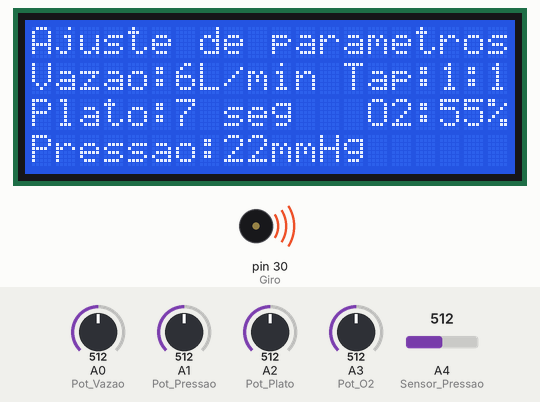
A sketch run on a simulated Arduino Mega 2560, built with avr-gcc and run on an emulated ATmega2560. Parts: 20×4 character LCD, buzzer (waves = sounding). The test bench sets the inputs (shaded band); at power-on: A1 (Pot_Pressao) = 512, A2 (Pot_Plato) = 512, A3 (Pot_O2) = 512, A0 (Pot_Vazao) = 512, A4 (Sensor_Pressao) = 512.

Above: at 6.5 s.
6.6 s: A1 (Pot_Pressao) set to 716
8.2 s: A2 (Pot_Plato) set to 716
At 9.1 s:
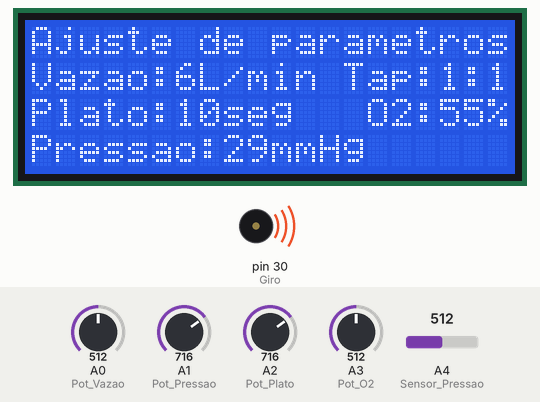
9.7 s: A3 (Pot_O2) set to 716
At 10.5 s:
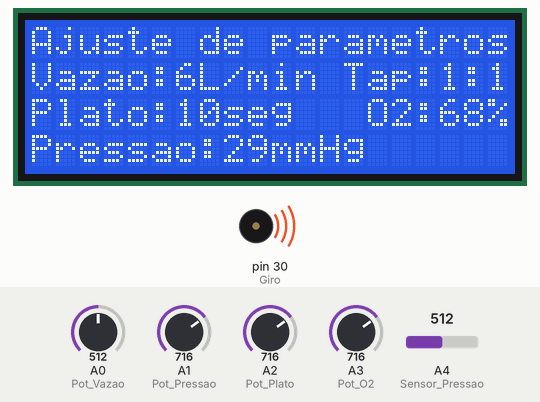
11.2 s: A0 (Pot_Vazao) set to 306
At 12.4 s:
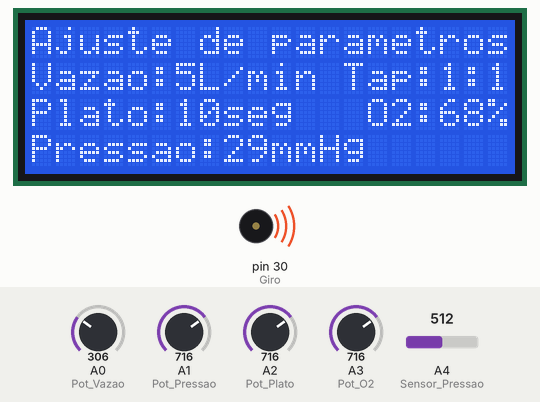
12.7 s: A0 (Pot_Vazao) set to 30
At 13.9 s:
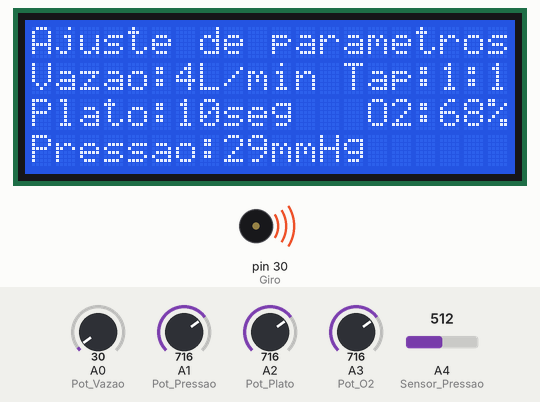
14.2 s: A1 (Pot_Pressao) set to 992
At 14.8 s:
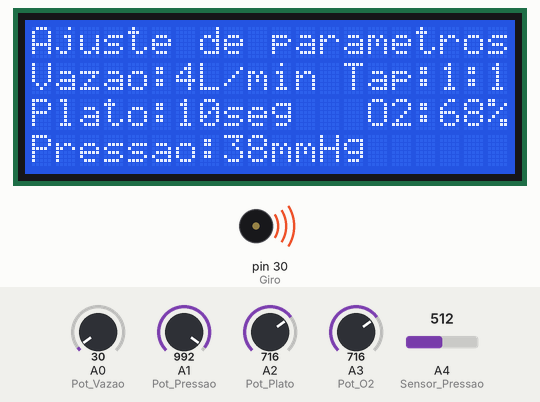
Timing chart, 0 to 16.8 s (numbered marks = the images above; inputs shaded):
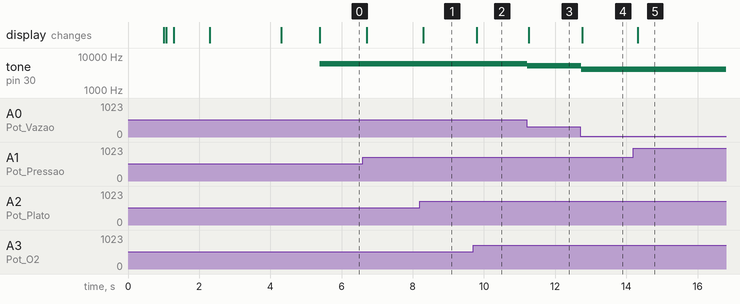

The sketch:

Display_Versao_Parcial.ino
```cpp
//================================================================================================================//
//                                                                                                                //
//                                        Ventilador Pulmonar                                                     //
//                                                                                                                //
//================================================================================================================//
//   Versão:                                                                                                      //
//   Data:                                                                                                        //
//   Hora:                                                                                                        //
//   Atualizado por:                                                                                              //
//================================================================================================================//

// Bibliotecas
#include <Arduino.h>
#include <TimerOne.h>
#include <Wire.h>
#include <LiquidCrystal_I2C.h>

// Variáveis globais
int         Valor_Pot_Vazao = 0;                // Guarda valor do potenciometro de set point da vazão
int         Valor_Pot_Pressao = 0;              // Guarda valor do potenciometro de set point da pressão
int         Valor_Pot_Plato = 0;                // Guarda valor do potenciometro de set point do platô
int         Valor_Pot_O2 = 0;                   // Guarda valor do potenciometro de set point de % de O2
int         Valor_Sensor_Pressao = 0;           // Guarda valor do sensor de pressão
byte        Tap = 1;                            // Guardo o valor do Tap.


// Rótulos das entradas analógicas
#define     Pot_Vazao               A0          // Poteciometro para ajuste de velocidade (pino A0)
#define     Pot_Pressao             A1          // Poteciometro para ajuste de velocidade (pino A0)
#define     Pot_Plato               A2          // Poteciometro para ajuste de velocidade (pino A0)
#define     Pot_O2                  A3          // Poteciometro para ajuste de velocidade (pino A0)
#define     Sensor_Pressao          A4          // Poteciometro para ajuste de velocidade (pino A0)
#define     Giro                    30

//Configuração das bibliotecas
LiquidCrystal_I2C lcd(0x27, 20, 4);             // Display LCD 20x4 I2C

// Declaração das funções
  void Tela_Inicial();

// Configuração do Hardware
void setup()
{
  Serial.begin(9600);                           // Habilita a comunicação com a velocidade de 9600 bits por segundo
  delay(1000);

  // Configuração das entradas
  pinMode (Pot_Vazao, INPUT);                   // Define o pino A0 como entrada analógica do potenciometro
  pinMode (Pot_Pressao, INPUT);                 // Define o pino 21 como entrada digital do botão Avança
  pinMode (Pot_Plato, INPUT);                   // Define o pino 20 como entrada digital do botão Recua
  pinMode (Pot_O2, INPUT);                      // Define o pino 19 como entrada digital do botão Parar
  pinMode (Sensor_Pressao, INPUT);              // Define o pino 18 como entrada digital do botão Recua
  Timer1.attachInterrupt(Ler_Entradas);
  Timer1.initialize(10000);

  Tela_Inicial();
  }

// Função principal
void loop()
{
  Tela_Parametros();
  tone(Giro, Valor_Pot_Vazao);
}

// Descrição das funções

void Tela_Inicial()
{
  lcd.init();
  lcd.clear();
  lcd.setBacklight (HIGH);
  delay(200);
  lcd.setCursor(0,0);
  lcd.print("+Ambu Automatico 2.0");
  delay(1000);
  lcd.setCursor(5,2);
  lcd.print("Auto-teste");
  delay(2000);
  lcd.setCursor(9,3);
  lcd.print("OK");
  delay(1000);
  lcd.clear();
}

void Ler_Entradas()
{
  Valor_Pot_Vazao = map(analogRead(A0),0,1023,4000,8000);     // Lê valor do potenciometro de set point da vazão
  Valor_Pot_Pressao = map(analogRead(A1),0,1023,4,40);        // Lê valor do potenciometro de set point da pressão
  Valor_Pot_Plato = map(analogRead(A2),0,1023,0,15);          // Lê valor do potenciometro de set point do platô
  Valor_Pot_O2 = map(analogRead(A3),0,1023,20,90);            // Lê valor do potenciometro de set point de % de O2
  Valor_Sensor_Pressao = analogRead(A4);                      // Lê valor do sensor de pressão

}

void Tela_Parametros()

{
  lcd.setCursor(0,0);
  lcd.print("Ajuste de parametros");

  lcd.setCursor(0,1);
  lcd.print("Vazao:");
  lcd.setCursor(6,1);
  lcd.print(Valor_Pot_Vazao);
  lcd.setCursor(7,1);
  lcd.print("L/min");

  lcd.setCursor(0,3);
  lcd.print("Pressao:");
  lcd.setCursor(8,3);
  lcd.print(Valor_Pot_Pressao);
  lcd.setCursor(10,3);
  lcd.print("mmHg");

  lcd.setCursor(0,2);
  lcd.print("Plato:");
  lcd.setCursor(6,2);
  lcd.print(Valor_Pot_Plato);
  lcd.setCursor(8,2);
  lcd.print("seg");

  lcd.setCursor(14,2);
  lcd.print("O2:");
  lcd.setCursor(17,2);
  lcd.print(Valor_Pot_O2);
  lcd.setCursor(19,2);
  lcd.print("%");

  lcd.setCursor(13,1);
  lcd.print("Tap:");
  lcd.setCursor(17,1);
  lcd.print("1:");
  lcd.setCursor(19,1);
  lcd.print(Tap);

}
```

Measured:
- after the input at 8.2 s, the display: changes after 0.09 s (image 1)
- after the input at 9.7 s, the display: changes after 0.10 s (image 2)
- after the input at 11.2 s, tone on pin 30 (Giro): 6001 Hz → 5196 Hz at once; the display: changes after 0.05 s (image 3)
- after the input at 12.7 s, tone on pin 30 (Giro): 5196 Hz → 4117 Hz at once; the display: changes after 0.06 s (image 4)
- after the input at 14.2 s, the display: changes after 0.12 s (image 5)
